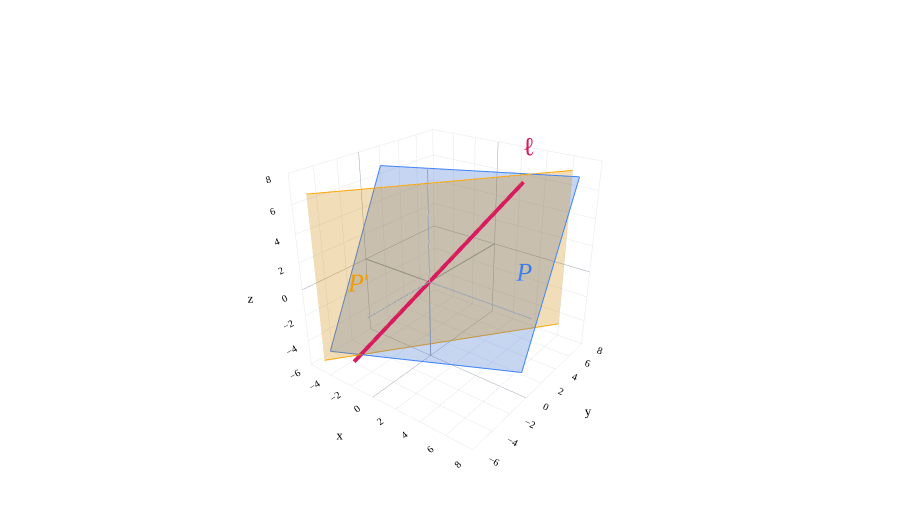

Source (notebook cell):
### Markdown cell above
---

## Lines as intersections of planes

We now have an understanding of how planes in $\mathbb{R}^3$ can be expressed:
- As the span of two linearly independent vectors in $\mathbb{R}^3$.
- As a linear equation, $$ax + by + cz = d$$ (so far, we've only seen the case where $d=0$.)

How do we describe lines using linear equations, when a single linear equation in terms of $x$, $y$, and $z$ describes a plane? That is what we will now explore. First, some terminology:

- A **linear system** is a collection of linear equations in the same unknowns.
- A **solution** gives values of the unknowns that satisfy every equation simultaneously. We typically express the solutions as vectors.
- The **solution set** is the set of all solutions – we often think of this as a set of vectors.
- A system is **homogeneous** if every right-hand side is zero. Otherwise, it is **nonhomogeneous**.

For a concrete example in $\mathbb R^2$, consider

$$\begin{cases}x+y=7,\\x-y=1.\end{cases}$$

Adding the equations gives $2x=8$, so $x=4$ and $y=3$. Thus, the solution set is

$$\left\{\begin{bmatrix}4\\3\end{bmatrix}\right\}.$$

Geometrically, the two lines intersect at the point $(4,3)$. The system is nonhomogeneous because its right-hand sides are not all zero. In $\mathbb R^3$, the same idea applies to planes: satisfying every equation means belonging to their intersection.

Now let's return to $\mathbb R^3$. Consider the line

$$\ell=\operatorname{span}(\vec v_1),\qquad
\vec v_1=\begin{bmatrix}3\\4\\5\end{bmatrix}.$$

We'd like to describe it using linear equations. To illustrate, recall the plane

$$P=\operatorname{span}(\vec v_1,\vec v_2),\qquad
\vec v_1=\begin{bmatrix}3\\4\\5\end{bmatrix},\qquad
\vec v_2=\begin{bmatrix}5\\2\\-1\end{bmatrix}.$$

We discovered earlier on this page that this plane is described by the equation $$x - 2y + z = 0.$$ Since the line $\ell$ is spanned by one of the vectors that $P$ is also spanned by ($\vec v_1$), every vector on $\ell$ satisfies the plane's equation. **The line $\ell$ is on the plane $P$**. 

But, the plane's equation is satisfied by plenty of vectors that are **not** on the line – the plane equation is satisfied by too many points! How do we keep just the points on the line spanned by $\vec v_1$? The answer is to introduce a second plane, with its own linear equation. This second plane's intersection with the first plane, $P$, will be precisely $\ell$. **In short, we'll describe a line as the intersection of two planes**!

### Code cell
fig=base3()
plane3(fig,(1,-2,1),BLUE,0.28)
plane3(fig,(4,-3,0),ORANGE,0.28)
v=np.array([3,4,5])
line3(fig,-1.1*v,1.3*v,PINK,width=8)
for pos, label, color in [((6, 2.5, -1), '<i>P</i>', BLUE),
                          ((-3, -4, -2), "<i>P</i>′", ORANGE),
                          ((4.1, 5.5, 6.5), 'ℓ', PINK)]:
    fig.add_trace(go.Scatter3d(x=[pos[0]], y=[pos[1]], z=[pos[2]],
                              mode='text', text=[label],
                              textfont=dict(family='Palatino', size=26, color=color),
                              hoverinfo='skip', showlegend=False))
fig.show()

### Figure 1 — Plotly figure (JSON) as saved in the notebook; plotly's stock layout.template omitted (floating-point values rounded to 4 significant figures)
{"data": [{"hoverinfo": "skip", "line": {"color": "#9ca3af", "dash": "solid", "width": 2}, "mode": "lines", "showlegend": false, "type": "scatter3d", "x": [-6, 8], "y": [0, 0], "z": [0, 0]}, {"hoverinfo": "skip", "line": {"color": "#9ca3af", "dash": "solid", "width": 2}, "mode": "lines", "showlegend": false, "type": "scatter3d", "x": [0, 0], "y": [-6, 8], "z": [0, 0]}, {"hoverinfo": "skip", "line": {"color": "#9ca3af", "dash": "solid", "width": 2}, "mode": "lines", "showlegend": false, "type": "scatter3d", "x": [0, 0], "y": [0, 0], "z": [-6, 8]}, {"colorscale": [[0, "#3d81f6"], [1, "#3d81f6"]], "hoverinfo": "skip", "opacity": 0.28, "showscale": false, "type": "surface", "x": [[-5, 7], [-5, 7]], "y": [[-5, 1], [1, 7]], "z": [[-5, -5], [7, 7]]}, {"hoverinfo": "skip", "line": {"color": "#3d81f6", "dash": "solid", "width": 2}, "mode": "lines", "showlegend": false, "type": "scatter3d", "x": [-5, 7], "y": [-5, 1], "z": [-5, -5]}, {"hoverinfo": "skip", "line": {"color": "#3d81f6", "dash": "solid", "width": 2}, "mode": "lines", "showlegend": false, "type": "scatter3d", "x": [7, 7], "y": [1, 7], "z": [-5, 7]}, {"hoverinfo": "skip", "line": {"color": "#3d81f6", "dash": "solid", "width": 2}, "mode": "lines", "showlegend": false, "type": "scatter3d", "x": [7, -5], "y": [7, 1], "z": [7, 7]}, {"hoverinfo": "skip", "line": {"color": "#3d81f6", "dash": "solid", "width": 2}, "mode": "lines", "showlegend": false, "type": "scatter3d", "x": [-5, -5], "y": [1, -5], "z": [7, -5]}, {"colorscale": [[0, "orange"], [1, "orange"]], "hoverinfo": "skip", "opacity": 0.28, "showscale": false, "type": "surface", "x": [[-5, 7], [-5, 7]], "y": [[-6.667, 9.333], [-6.667, 9.333]], "z": [[-5, -5], [7, 7]]}, {"hoverinfo": "skip", "line": {"color": "orange", "dash": "solid", "width": 2}, "mode": "lines", "showlegend": false, "type": "scatter3d", "x": [-5, 7], "y": [-6.667, 9.333], "z": [-5, -5]}, {"hoverinfo": "skip", "line": {"color": "orange", "dash": "solid", "width": 2}, "mode": "lines", "showlegend": false, "type": "scatter3d", "x": [7, 7], "y": [9.333, 9.333], "z": [-5, 7]}, {"hoverinfo": "skip", "line": {"color": "orange", "dash": "solid", "width": 2}, "mode": "lines", "showlegend": false, "type": "scatter3d", "x": [7, -5], "y": [9.333, -6.667], "z": [7, 7]}, {"hoverinfo": "skip", "line": {"color": "orange", "dash": "solid", "width": 2}, "mode": "lines", "showlegend": false, "type": "scatter3d", "x": [-5, -5], "y": [-6.667, -6.667], "z": [7, -5]}, {"hoverinfo": "skip", "line": {"color": "#d81a60", "dash": "solid", "width": 8}, "mode": "lines", "showlegend": false, "type": "scatter3d", "x": [-3.3, 3.9], "y": [-4.4, 5.2], "z": [-5.5, 6.5]}, {"hoverinfo": "skip", "mode": "text", "showlegend": false, "text": ["<i>P</i>"], "textfont": {"color": "#3d81f6", "family": "Palatino", "size": 26}, "type": "scatter3d", "x": [6], "y": [2.5], "z": [-1]}, {"hoverinfo": "skip", "mode": "text", "showlegend": false, "text": ["<i>P</i>′"], "textfont": {"color": "orange", "family": "Palatino", "size": 26}, "type": "scatter3d", "x": [-3], "y": [-4], "z": [-2]}, {"hoverinfo": "skip", "mode": "text", "showlegend": false, "text": ["ℓ"], "textfont": {"color": "#d81a60", "family": "Palatino", "size": 26}, "type": "scatter3d", "x": [4.1], "y": [5.5], "z": [6.5]}], "layout": {"autosize": true, "colorway": ["#3d81f6", "orange", "#d81a60"], "font": {"color": "black", "family": "Palatino", "size": 16}, "height": 520, "margin": {"b": 0, "l": 0, "r": 0, "t": 15}, "paper_bgcolor": "white", "plot_bgcolor": "white", "scene": {"aspectmode": "cube", "bgcolor": "white", "camera": {"eye": {"x": 1.6, "y": -2.1, "z": 1.3}}, "xaxis": {"backgroundcolor": "white", "dtick": 2, "gridcolor": "#e5e7eb", "range": [-6, 8], "showbackground": true, "showspikes": false, "tickfont": {"size": 11}, "title": {"font": {"size": 13}, "text": "x"}, "zerolinecolor": "#9ca3af"}, "yaxis": {"backgroundcolor": "white", "dtick": 2, "gridcolor": "#e5e7eb", "range": [-6, 8], "showbackground": true, "showspikes": false, "tickfont": {"size": 11}, "title": {"font": {"size": 13}, "text": "y"}, "zerolinecolor": "#9ca3af"}, "zaxis": {"backgroundcolor": "white", "dtick": 2, "gridcolor": "#e5e7eb", "range": [-6, 8], "showbackground": true, "showspikes": false, "tickfont": {"size": 11}, "title": {"font": {"size": 13}, "text": "z"}, "zerolinecolor": "#9ca3af"}}, "showlegend": false, "xaxis": {"gridcolor": "#e5e7eb", "zerolinecolor": "#9ca3af"}, "yaxis": {"gridcolor": "#e5e7eb", "zerolinecolor": "#9ca3af"}}}
